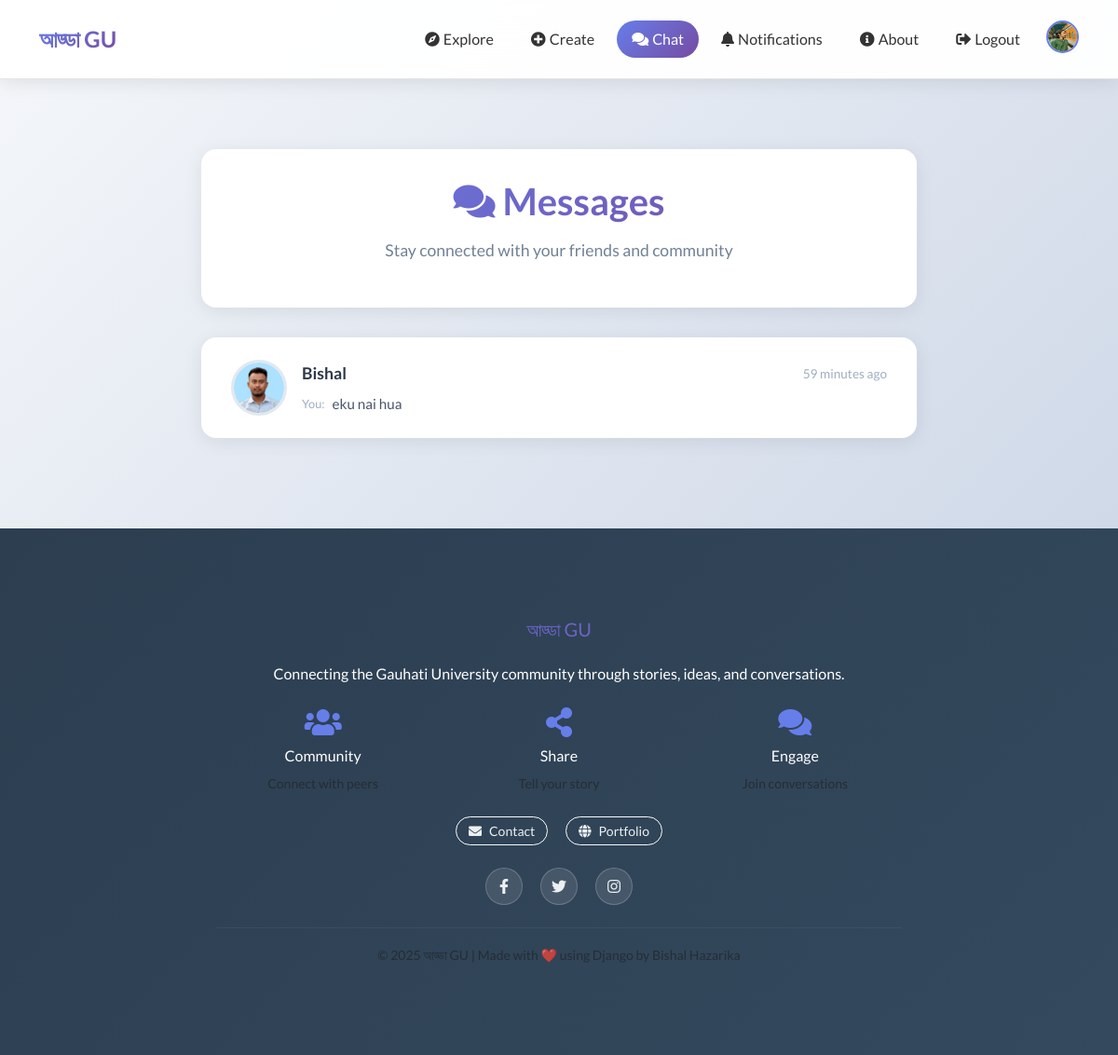
The page /users/chat/ (signed in) on the database its author committed.
### users/models.py (models this page shows, shortened)
class CustomUser(AbstractUser):
    bio = models.TextField(blank=True, null=True)
    profile_picture = models.ImageField(upload_to='profile_pictures/',blank=True,null=True)
    followers = models.ManyToManyField('self', related_name='following', symmetrical=False, blank=True)
    def can_chat_with(self, other_user):
        if self == other_user:
            return False
        i_follow_them = self.following.filter(id=other_user.id).exists()
        they_follow_me = other_user.following.filter(id=self.id).exists()
        return i_follow_them and they_follow_me
    def get_conversations(self):
        from django.db.models import Q, Subquery, OuterRef
        conversations = CustomUser.objects.filter(
            Q(sent_messages__receiver=self) | Q(received_messages__sender=self)
        ).exclude(
            id=self.id
        ).distinct()
        result = []
        for user in conversations:
            if not self.can_chat_with(user):
                continue
            unread_count = ChatMessage.objects.filter(
                sender=user,
                receiver=self,
                is_read=False
            ).count()
            latest_message = ChatMessage.objects.filter(
                Q(sender=self, receiver=user) | Q(sender=user, receiver=self)
            ).order_by('-timestamp').first()
            message_preview = ""
            if latest_message:
                try:
                    message_preview = latest_message.get_display_message()
                    if not message_preview or message_preview.startswith("["):
                        message_preview = "Message content unavailable"
                except Exception:
                    message_preview = "Message content unavailable"
            result.append({
                'user': user,
                'unread_count': unread_count,
                'latest_message': latest_message,
                'message_preview': message_preview  # Add decrypted preview
            })
        result.sort(key=lambda x: x['latest_message'].timestamp if x['latest_message'] else timezone.now(), reverse=True)
        return result

class ChatMessage(models.Model):
    sender = models.ForeignKey(CustomUser, on_delete=models.CASCADE, related_name='sent_messages')
    receiver = models.ForeignKey(CustomUser, on_delete=models.CASCADE, related_name='received_messages')
    message = models.TextField(blank=True, null=True)  # For plain text messages
    encrypted_message_for_sender = models.TextField(blank=True, null=True)  # Encrypted message that sender can decrypt
    encrypted_message_for_receiver = models.TextField(blank=True, null=True)  # Encrypted message that receiver can decrypt
    timestamp = models.DateTimeField(default=timezone.now)
    is_encrypted = models.BooleanField(default=False)
    is_read = models.BooleanField(default=False)
    class Meta:
        ordering = ['timestamp']
    def get_display_message(self):
        if not self.is_encrypted:
            return self.message or "[No message content]"
        try:
            return decrypt_for_user(self.message, self.sender.id)
        except Exception as e:
            return "[Message could not be decrypted]"

### users/views.py (the view)
# urls.py: path('chat/', views.chat_list_view, name='chat_list'),
@login_required
def chat_list_view(request):
    from datetime import date, timedelta
    conversations = request.user.get_conversations()
    context = {
        'conversations': conversations,
        'today': date.today(),
        'yesterday': date.today() - timedelta(days=1),
    }
    return render(request, 'users/chat_list.html', context)

### users/templates/users/chat_list.html (shortened to what this page needs)
{% extends 'base.html' %}
{% block content %}
<div class="chat-container">
    <div class="chat-header">
        <h1 class="chat-title">
            <i class="fas fa-comments me-2"></i>Messages
        </h1>
        <p class="chat-subtitle">Stay connected with your friends and community</p>
    </div>
    <div class="conversations-section">
        {% if conversations %}
            {% for conversation in conversations %}
                <a href="{% url 'chat' conversation.user.username %}" class="conversation-item">
                    <div class="user-avatar-container">
                        {% if conversation.user.profile_picture %}
                            <img src="{{ conversation.user.profile_picture.url }}" alt="{{ conversation.user.username }}" class="user-avatar-large">
                        {% else %}
                            <div class="user-avatar-large" style="background: linear-gradient(45deg, #667eea, #764ba2); display: flex; align-items: center; justify-content: center; color: white; font-weight: bold; font-size: 1.2rem;">
                                {{ conversation.user.username|first|upper }}
                            </div>
                        {% endif %}
                    </div>
                    <div class="conversation-content">
                        <div class="conversation-header">
                            <span class="username">{{ conversation.user.username }}</span>
                            <span class="timestamp">
                                {% if conversation.latest_message %}
                                    {{ conversation.latest_message.timestamp|timesince }} ago
                                {% endif %}
                            </span>
                        </div>
                        <div class="message-preview">
                            {% if conversation.latest_message %}
                                {% if conversation.latest_message.sender == user %}
                                    <span class="message-status">You:</span>
                                {% endif %}
                                <p class="latest-message">{{ conversation.message_preview|truncatechars:60 }}</p>
                            {% else %}
                                <p class="latest-message">Start a conversation...</p>
                            {% endif %}
                        </div>
                    </div>
                </a>
            {% endfor %}
        {% endif %}
    </div>
</div>
{% endblock %}

### users/templates/base.html (shortened to what this page needs)
{% load static %}
<!DOCTYPE html>
<html data-bs-theme="light">
<head>
    <link rel="stylesheet" href="{% static 'users/assets/bootstrap/css/bootstrap.min.css' %}">
    <link rel="stylesheet" href="{% static 'users/assets/fonts/fontawesome-all.min.css' %}">
    <link rel="stylesheet" href="{% static 'users/assets/css/pikaday.min.css' %}">
    <link rel="stylesheet" href="{% static 'users/explore/css/animate.min.css' %}">
    <link rel="stylesheet" href="{% static 'users/explore/css/Navbar-Right-Links-Dark-icons.css' %}">
</head>
<body>
    <nav class="navbar navbar-expand-lg fixed-top">
        <div class="container">
            <a class="navbar-brand" href="{% url 'home' %}">আড্ডা GU</a>
            <div class="collapse navbar-collapse" id="navbarNav">
                <ul class="navbar-nav ms-auto">
                    <li class="nav-item">
                        <a class="nav-link {% if request.resolver_match.url_name == 'home' %}active{% endif %}" href="{% url 'home' %}">
                            <i class="fas fa-compass me-1"></i><span>Explore</span>
                        </a>
                    </li>
                    {% if user.is_authenticated %}
                        <li class="nav-item">
                            <a class="nav-link {% if request.resolver_match.url_name == 'create_post' %}active{% endif %}" href="{% url 'create_post' %}">
                                <i class="fas fa-plus-circle me-1"></i><span>Create</span>
                            </a>
                        </li>
                        <li class="nav-item">
                            <a class="nav-link position-relative {% if request.resolver_match.url_name == 'chat_list' %}active{% endif %}" href="{% url 'chat_list' %}">
                                <i class="fas fa-comments me-1"></i><span>Chat</span>
                            </a>
                        </li>
                        <li class="nav-item">
                            <a class="nav-link position-relative {% if request.resolver_match.url_name == 'notifications' %}active{% endif %}" href="{% url 'notifications' %}">
                                <i class="fas fa-bell me-1"></i><span>Notifications</span>
                            </a>
                        </li>
                        <li class="nav-item">
                            <a class="nav-link {% if request.resolver_match.url_name == 'about' %}active{% endif %}" href="{% url 'about' %}">
                                <i class="fas fa-info-circle me-1"></i><span>About</span>
                            </a>
                        </li>
                        <li class="nav-item">
                            <a class="nav-link" href="{% url 'logout' %}">
                                <i class="fas fa-sign-out-alt me-1"></i><span>Logout</span>
                            </a>
                        </li>
                        <li class="nav-item ms-2">
                            <a href="{% url 'profile' %}" class="d-flex align-items-center">
                                {% if user.profile_picture %}
                                    <img class="rounded-circle profile-img" src="{{ user.profile_picture.url }}" alt="Profile">
                                {% else %}
                                    <img class="rounded-circle profile-img" src="https://via.placeholder.com/35/667eea/ffffff?text={{ user.username.0|upper }}" alt="Profile">
                                {% endif %}
                            </a>
                        </li>
                    {% endif %}
                </ul>
            </div>
        </div>
    </nav>
    <div class="container mt-5 content">
        {% block content %}{% endblock %}
    </div>
    <footer class="text-center">
        <div class="container py-5">
            <div class="row">
                <div class="col-md-8 mx-auto">
                    <h5 class="mb-4" style="background: linear-gradient(135deg, #667eea 0%, #764ba2 100%); -webkit-background-clip: text; -webkit-text-fill-color: transparent; background-clip: text;">আড্ডা GU</h5>
                    <p class="mb-4">Connecting the Gauhati University community through stories, ideas, and conversations.</p>
                    <div class="row text-center mb-4">
                        <div class="col-4">
                            <div class="mb-2">
                                <i class="fas fa-users fa-2x" style="color: #667eea;"></i>
                            </div>
                            <h6>Community</h6>
                            <small class="text-muted">Connect with peers</small>
                        </div>
                        <div class="col-4">
                            <div class="mb-2">
                                <i class="fas fa-share-alt fa-2x" style="color: #667eea;"></i>
                            </div>
                            <h6>Share</h6>
                            <small class="text-muted">Tell your story</small>
                        </div>
                        <div class="col-4">
                            <div class="mb-2">
                                <i class="fas fa-comments fa-2x" style="color: #667eea;"></i>
                            </div>
                            <h6>Engage</h6>
                            <small class="text-muted">Join conversations</small>
                        </div>
                    </div>
                    <div class="mb-4">
                        <a class="btn btn-outline-light btn-sm me-3" href="mailto:bishal.dmj888@gmail.com">
                            <i class="fas fa-envelope me-2"></i>Contact
                        </a>
                        <a class="btn btn-outline-light btn-sm" href="https://bishalhazarika.pythonanywhere.com/" target="_blank">
                            <i class="fas fa-globe me-2"></i>Portfolio
                        </a>
                    </div>
                    <div class="social-links mb-4">
                        <a href="#" class="social-link me-3">
                            <i class="fab fa-facebook-f"></i>
                        </a>
                        <a href="#" class="social-link me-3">
                            <i class="fab fa-twitter"></i>
                        </a>
                        <a href="#" class="social-link">
                            <i class="fab fa-instagram"></i>
                        </a>
                    </div>
                    <hr style="border-color: rgba(255,255,255,0.2);">
                    <p class="mb-0 text-muted">
                        <small>© 2025 আড্ডা GU | Made with ❤️ using Django by Bishal Hazarika</small>
                    </p>
                </div>
            </div>
        </div>
    </footer>
</body>
</html>

### rows shown on the page
CustomUser: profile_picture (picture)
CustomUser: user.profile_picture (picture), user.username "Bishal", latest_message.timestamp "59 minutes", message_preview "eku nai hua"
